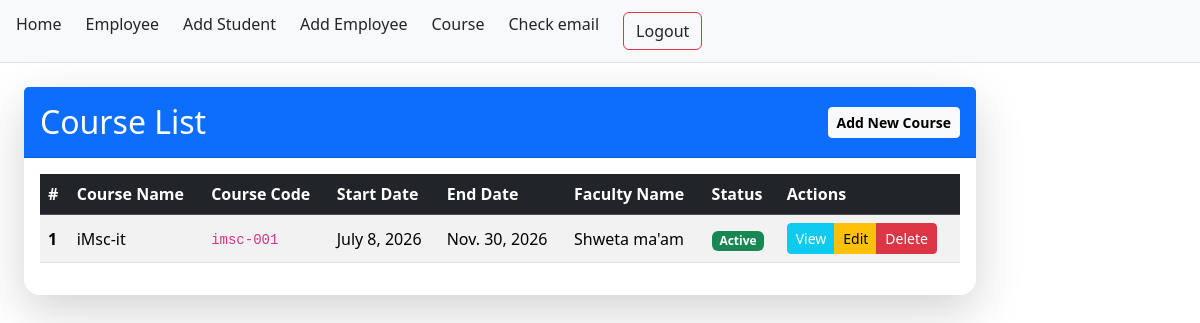
The app's page /course_list, older data.
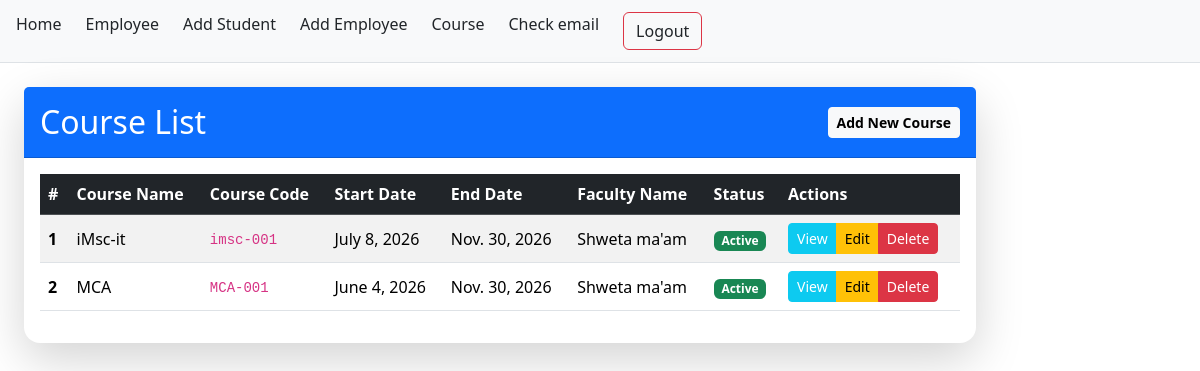
The same page, newer data.
### student/models.py (models this page shows, shortened)
class Course(models.Model):
    c_name=models.CharField(max_length=50)
    c_code=models.CharField(max_length=20,unique=True)
    start_date=models.DateField()
    end_date=models.DateField()
    faculty_name=models.CharField(max_length=50)
    is_active=models.BooleanField(default=True)

### student/views.py (the view)
# urls.py: path('course_list',CourseListView.as_view(),name='course_list'),
class CourseListView(ListView):
    model=Course
    template_name='course_crud/course_list.html'
    context_object_name='courses'
    def get_queryset(self):
        query=self.request.GET.get('q')
        if query:
            return Course.objects.filter(
                course_name_icontains=query
            )
        return Course.objects.all()

### student/templates/course_crud/course_list.html
{% extends 'base.html' %}
{% block content %}
<div class="card shadow-lg border-0 rounded-4">
    <div class="card-header bg-primary text-white d-flex justify-content-between align-items-center py-3">
        <h2 class="mb-0">Course List</h2>
        <a href="{% url 'course_add' %}" class="btn btn-light btn-sm fw-bold">Add New Course</a>
    </div>
    <div class="card-body">
        <table class="table table-striped table-hover align-middle">
            <thead class="table-dark">
                <tr>
                    <th scope="col">#</th>
                    <th scope="col">Course Name</th>
                    <th scope="col">Course Code</th>
                    <th scope="col">Start Date</th>
                    <th scope="col">End Date</th>
                    <th scope="col">Faculty Name</th>
                    <th scope="col">Status</th>
                    <th scope="col">Actions</th>
                </tr>
            </thead>
            <tbody>
                {% for course in courses %}
                <tr>
                    <th scope="row">{{ forloop.counter }}</th>
                    <td>{{ course.c_name }}</td>
                    <td><code>{{ course.c_code }}</code></td>
                    <td>{{ course.start_date }}</td>
                    <td>{{ course.end_date }}</td>
                    <td>{{ course.faculty_name }}</td>
                    <td>
                        {% if course.is_active %}
                            <span class="badge bg-success">Active</span>
                        {% else %}
                            <span class="badge bg-secondary">Inactive</span>
                        {% endif %}
                    </td>
                    <td>
                        <div class="btn-group btn-group-sm" role="group">
                            <a href="{% url 'course_detail' course.pk %}" class="btn btn-info text-white">View</a>
                            <a href="{% url 'course_edit' course.pk %}" class="btn btn-warning">Edit</a>
                            <a href="{% url 'course_delete' course.pk %}" class="btn btn-danger">Delete</a>
                        </div>
                    </td>
                </tr>
                {% empty %}
                <tr>
                    <td colspan="8" class="text-center text-muted">No courses found.</td>
                </tr>
                {% endfor %}
            </tbody>
        </table>
    </div>
</div>
{% endblock %}

Row changes from the older to the newer data that the page shows:
added Course: c_name "MCA", c_code "MCA-001", start_date "June 4, 2026", end_date "Nov. 30, 2026", faculty_name "Shweta ma'am", is_active "Active"
